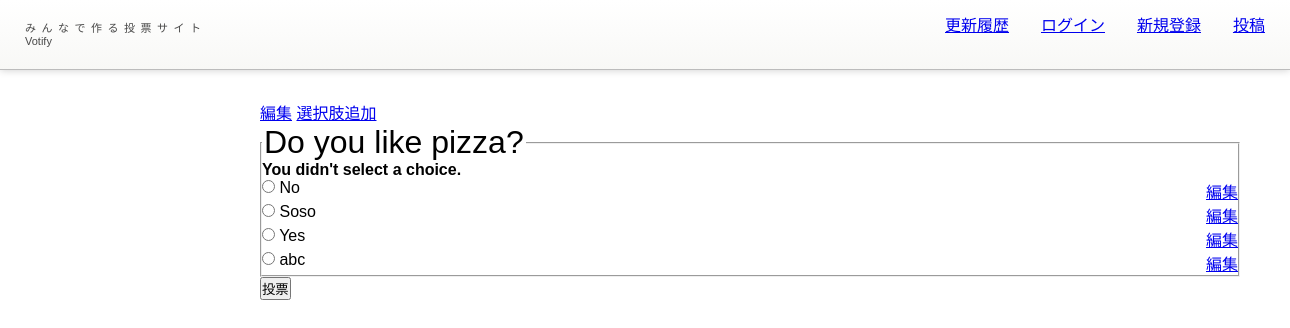
The page /4/vote/ on the database its author committed.
### polls/models.py (models this page shows, shortened)
class Question(models.Model):
    question_text = models.CharField(max_length=200)
    pub_date = models.DateTimeField('date published')
    author = models.ForeignKey(
        get_user_model(),
        on_delete=models.CASCADE,
    )
    created_at = models.DateTimeField(auto_now_add=True)
    updated_at = models.DateTimeField(auto_now=True)

class Choice(models.Model):
    question = models.ForeignKey(Question, on_delete=models.CASCADE)
    choice_text = models.CharField(max_length=200)
    votes = models.IntegerField(default=0)
    created_at = models.DateTimeField(auto_now_add=True)
    updated_at = models.DateTimeField(auto_now=True)

### polls/views.py (the view)
# urls.py: path('<int:question_id>/vote/', views.vote, name='vote'),
def vote(request, question_id):
    question = get_object_or_404(Question, pk=question_id)
    try:
        selected_choice = question.choice_set.get(pk=request.POST['choice'])
    except (KeyError, Choice.DoesNotExist):
        return render(request, 'polls/detail.html', {
            'question': question,
            'error_message': "You didn't select a choice.",
        })
    else:
        selected_choice.votes += 1
        selected_choice.save()
        return HttpResponseRedirect(reverse('polls:results', args=(question.id,)))

### polls/templates/polls/detail.html (shortened to what this page needs)
{% extends 'base.html' %}
{% block content %}
<a class="btn btn-default" href="{% url 'polls:edit_question' question.id %}">編集</a>
<a class="btn btn-default" href="{% url 'polls:create_choice' question.id %}">選択肢追加</a>
<form action="{% url 'polls:vote' question.id %}" method="post">
    <fieldset>
        <legend><h1>{{ question.question_text }}</h1></legend>
        {% if error_message %}<p><strong>{{ error_message }}</strong></p>{% endif %}
        {% for choice in question.choice_set.all %}
            <div class="choice_inline">
                <div>
                    <input type="radio" name="choice" id="choice{{ forloop.counter }}" value="{{ choice.id }}">
                    <label for="choice{{ forloop.counter }}">{{ choice.choice_text }}</label><br>
                </div>
                <a class="btn btn-default" href="{% url 'polls:edit_choice' choice.id %}">編集</a>
            </div>
        {% endfor %}
    </fieldset>
    <input type="submit" value="投票">
</form>
{% endblock %}

### polls/static/polls/css/common/style.css (style rules this page uses)
body, div, dl, dt, dd, ul, ol, li, h1, h2, h3, h4, h5, h6, pre, form, fieldset, input, p, blockquote { margin: 0; padding: 0; outline: none; font-family: Verdana, Meiryo, sans-serif; font-weight: 500; user-select: none; }

### polls/static/polls/css/common/style_pc.css (style rules this page uses)
html { overflow-y: scroll; }

### polls/static/polls/css/common/style_sp.css (style rules this page uses)
body { -webkit-text-size-adjust: 100%; }

### polls/templates/polls/detail.html (style rules this page uses)
.choice_inline { display: flex; justify-content: space-between; }

### rows shown on the page
Question: question_text "Do you like pizza?"
Choice: choice_text "No"
Choice: choice_text "Soso"
Choice: choice_text "Yes"
Choice: choice_text "abc"

### other values the page prints
{{ error_message }} "You didn't select a choice."
